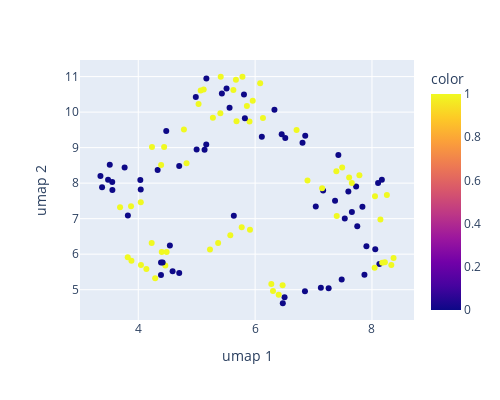

Source (notebook cell):
### Code cell
# dimensionality reduction and visualization using UMAP

um = umap.UMAP()
embedded_data_2d = um.fit_transform(embedded_data['embedding'].tolist())

color_map = {
    '0' : 'purple',
    '1' : 'yellow'
}

fig = px.scatter(x = embedded_data_2d[:, 0], y = embedded_data_2d[:, 1], color = labels['Response'], color_discrete_map = color_map, width = 500, height = 400)
fig.update_layout(xaxis_title = 'umap 1', yaxis_title = 'umap 2')

fig.show()
# requires Kaleido installation
fig.write_image("../figures/GSE910_embeddings_umap.png")

### Figure 1 — Plotly figure (JSON) as saved in the notebook; plotly's stock layout.template omitted (floating-point values rounded to 4 significant figures)
{"data": [{"hovertemplate": "x=%{x}<br>y=%{y}<br>color=%{marker.color}<extra></extra>", "legendgroup": "", "marker": {"color": [1, 0, 0, 0, 0, 0, 0, 0, 0, 1, 1, 1, 1, 0, 1, 1, 0, 0, 1, 0, 1, 1, 0, 0, 0, 0, 1, 1, 1, 0, 0, 0, 1, 1, 1, 0, 0, 0, 0, 0, 1, 0, 0, 0, 1, 0, 0, 0, 1, 0, 0, 0, 0, 0, 0, 1, 0, 0, 0, 0, 1, 0, 0, 0, 0, 0, 1, 0, 1, 0, 0, 0, 0, 0, 0, 1, 0, 0, 0, 0, 0, 1, 0, 1, 1, 1, 1, 1, 1, 1, 1, 1, 1, 1, 1, 1, 1, 1, 1, 1, 1, 1, 1, 1, 1, 1, 1, 1, 1, 1, 1, 1, 1, 1, 1, 1], "coloraxis": "coloraxis", "symbol": "circle"}, "mode": "markers", "name": "", "orientation": "v", "showlegend": false, "type": "scatter", "x": [6.306, 6.474, 6.504, 7.125, 6.853, 7.164, 4.042, 4.701, 7.482, 8.255, 4.046, 6.278, 4.043, 4.588, 4.463, 5.367, 5.809, 4.985, 4.443, 7.871, 3.883, 4.826, 6.858, 5.135, 3.557, 3.483, 5.904, 5.859, 5.405, 4.479, 3.554, 7.729, 6.709, 5.576, 6.086, 6.455, 5.636, 5.563, 3.767, 3.381, 6.896, 8.127, 6.811, 5.825, 8.046, 7.038, 7.259, 5.166, 4.29, 5.511, 7.425, 3.822, 7.596, 4.541, 7.837, 3.82, 8.057, 3.353, 4.39, 4.332, 5.411, 8.17, 4.701, 7.535, 7.368, 7.905, 7.785, 7.657, 7.147, 6.115, 3.513, 5.164, 4.999, 4.418, 6.516, 5.12, 4.036, 7.748, 8.105, 6.331, 5.431, 8.175, 4.389, 4.391, 5.628, 4.781, 8.331, 4.23, 7.655, 3.876, 3.688, 8.052, 8.145, 8.221, 5.068, 4.403, 5.783, 5.032, 6.404, 8.369, 5.672, 4.235, 5.228, 5.959, 7.39, 7.49, 4.139, 6.47, 4.485, 5.682, 7.61, 7.397, 5.277, 6.134, 5.771, 5.912], "xaxis": "x", "y": [4.964, 4.618, 4.786, 5.055, 4.954, 7.789, 7.82, 5.47, 5.288, 7.664, 5.693, 5.161, 7.463, 5.518, 5.684, 6.313, 10.5, 10.42, 9.018, 5.424, 5.813, 8.56, 9.336, 8.938, 7.807, 8.095, 9.737, 10.17, 9.969, 9.465, 8.035, 7.908, 9.494, 6.534, 10.82, 9.374, 7.079, 10.12, 8.439, 7.883, 8.078, 5.72, 9.138, 9.825, 5.615, 7.345, 5.042, 10.95, 5.322, 10.67, 8.792, 7.09, 7.766, 6.246, 7.335, 5.917, 6.14, 8.198, 5.768, 8.368, 10.99, 8.095, 8.483, 7.003, 7.501, 6.221, 8.221, 7.188, 7.854, 9.307, 8.515, 9.088, 8.947, 5.764, 9.269, 10.64, 8.09, 6.788, 8.005, 10.07, 10.52, 5.762, 5.414, 8.509, 10.62, 9.51, 5.694, 6.313, 8.002, 7.351, 7.323, 7.633, 6.976, 5.774, 10.61, 6.062, 11.0, 10.23, 4.855, 5.895, 10.91, 9.02, 6.132, 10.32, 8.334, 8.437, 5.584, 5.122, 6.06, 9.741, 8.157, 7.074, 9.839, 9.831, 6.758, 6.686], "yaxis": "y"}], "layout": {"coloraxis": {"colorbar": {"title": {"text": "color"}}, "colorscale": [[0, "#0d0887"], [0.1111, "#46039f"], [0.2222, "#7201a8"], [0.3333, "#9c179e"], [0.4444, "#bd3786"], [0.5556, "#d8576b"], [0.6667, "#ed7953"], [0.7778, "#fb9f3a"], [0.8889, "#fdca26"], [1, "#f0f921"]]}, "height": 400, "legend": {"tracegroupgap": 0}, "margin": {"t": 60}, "width": 500, "xaxis": {"anchor": "y", "domain": [0, 1], "title": {"text": "umap 1"}}, "yaxis": {"anchor": "x", "domain": [0, 1], "title": {"text": "umap 2"}}}}
